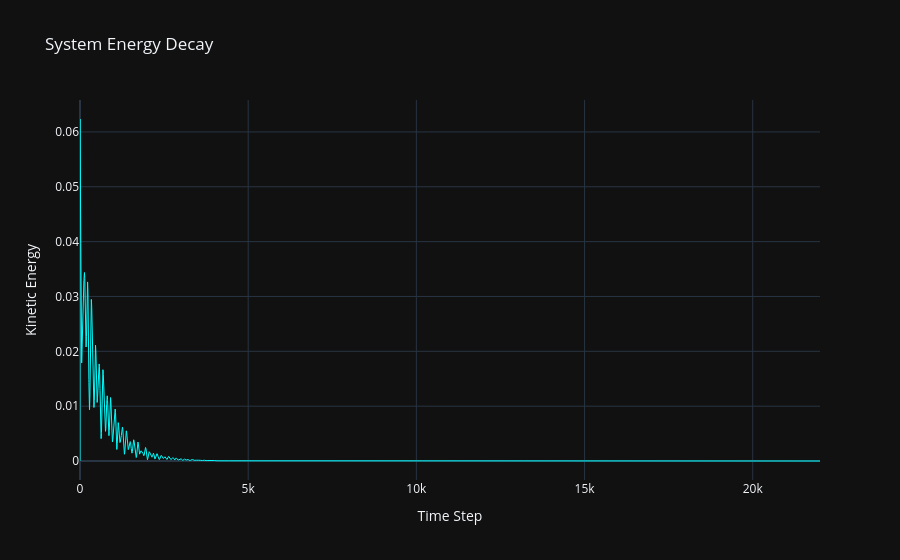

Here is the notebook cell this chart was saved with:
### Code cell
kinetic_energy = 0.5 * np.sum(m_val * (velocity**2), axis=1)

fig = go.Figure()

fig.add_trace(
    go.Scatter(
        x=np.arange(len(kinetic_energy)),
        y=kinetic_energy,
        mode="lines",
        line=dict(color="cyan", width=1),
        name="Total Kinetic Energy",
    )
)

fig.update_layout(
    title="System Energy Decay",
    xaxis_title="Time Step",
    yaxis_title="Kinetic Energy",
    template="plotly_dark",
    hovermode="x unified",
)

fig.show()

### Figure 1 — Plotly figure (JSON) as saved in the notebook; plotly's stock layout.template omitted (floating-point values rounded to 4 significant figures; data arrays with more than 128 entries replaced by an {"elided": "..."} marker saying what was removed)
{"data": [{"line": {"color": "cyan", "width": 1}, "mode": "lines", "name": "Total Kinetic Energy", "type": "scatter", "x": {"elided": "22001 int values"}, "y": {"elided": "22001 float values"}}], "layout": {"hovermode": "x unified", "title": {"text": "System Energy Decay"}, "xaxis": {"title": {"text": "Time Step"}}, "yaxis": {"title": {"text": "Kinetic Energy"}}}}
